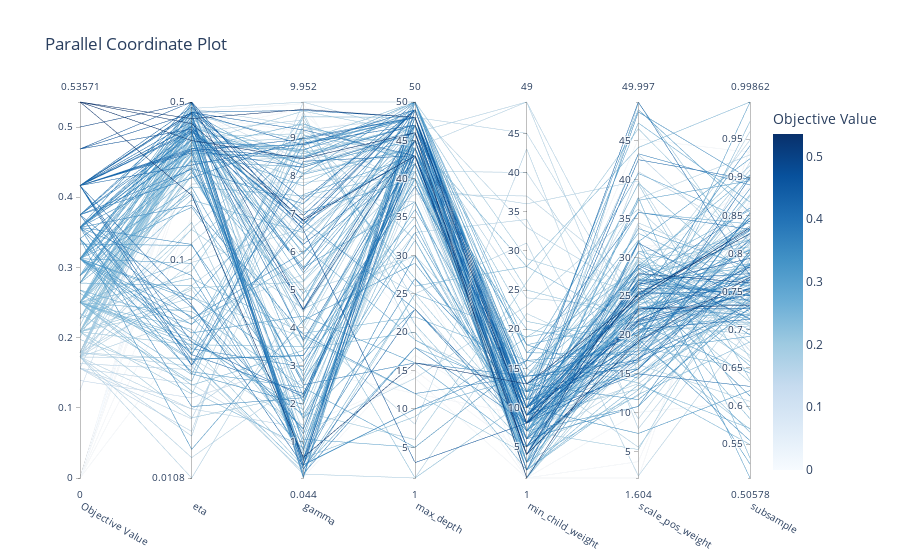

Source (notebook cell):
### Code cell
#plot_parallel_coordinate: interactively visualizes the hyperparameters and scores
optuna.visualization.plot_parallel_coordinate(study)

### Figure 1 — Plotly figure (JSON) as saved in the notebook; plotly's stock layout.template omitted (floating-point values rounded to 4 significant figures; data arrays with more than 128 entries replaced by an {"elided": "..."} marker saying what was removed)
{"data": [{"dimensions": [{"label": "Objective Value", "range": [0, 0.5357], "values": {"elided": "200 float values"}}, {"label": "eta", "range": [-1.968, -0.3014], "ticktext": ["0.0108", "0.1", "0.5"], "tickvals": [-1.968, -1, -0.3014], "values": {"elided": "200 float values"}}, {"label": "gamma", "range": [0.0444, 9.952], "values": {"elided": "200 float values"}}, {"label": "max_depth", "range": [1, 50], "values": {"elided": "200 int values"}}, {"label": "min_child_weight", "range": [1, 49], "values": {"elided": "200 int values"}}, {"label": "scale_pos_weight", "range": [1.604, 50.0], "values": {"elided": "200 float values"}}, {"label": "subsample", "range": [0.5058, 0.9986], "values": {"elided": "200 float values"}}], "labelangle": 30, "labelside": "bottom", "line": {"color": {"elided": "200 float values"}, "colorbar": {"title": {"text": "Objective Value"}}, "colorscale": [[0, "rgb(247,251,255)"], [0.125, "rgb(222,235,247)"], [0.25, "rgb(198,219,239)"], [0.375, "rgb(158,202,225)"], [0.5, "rgb(107,174,214)"], [0.625, "rgb(66,146,198)"], [0.75, "rgb(33,113,181)"], [0.875, "rgb(8,81,156)"], [1, "rgb(8,48,107)"]], "reversescale": false, "showscale": true}, "type": "parcoords"}], "layout": {"title": {"text": "Parallel Coordinate Plot"}}}
